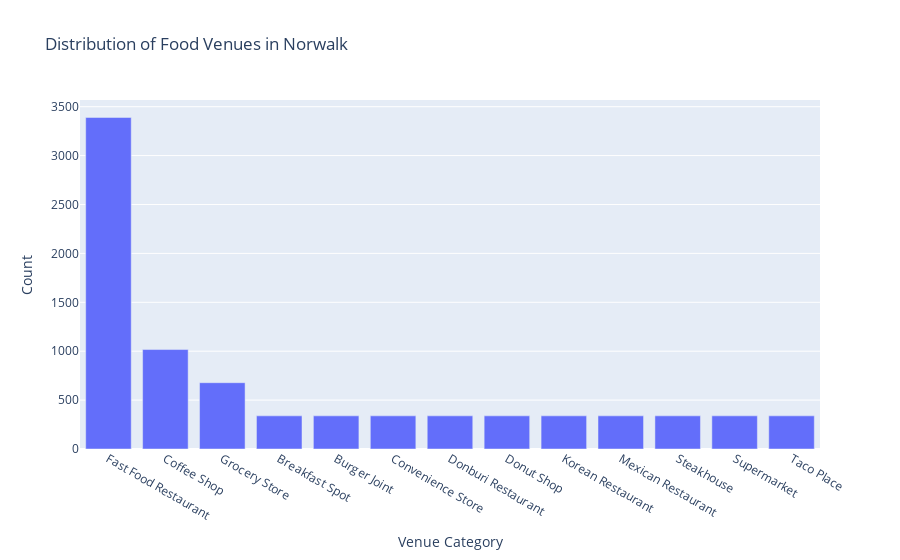

Write notebook code for a chart like this one.
### Code cell
import plotly.express as px
fig = px.bar(df_sorted, x="Venue Category", y="Count", title='Distribution of Food Venues in Norwalk')
fig.show()

### Figure 1 — Plotly figure (JSON) as saved in the notebook; plotly's stock layout.template omitted (floating-point values rounded to 4 significant figures)
{"data": [{"alignmentgroup": "True", "hovertemplate": "Venue Category=%{x}<br>Count=%{y}<extra></extra>", "legendgroup": "", "marker": {"color": "#636efa"}, "name": "", "offsetgroup": "", "orientation": "v", "showlegend": false, "textposition": "auto", "type": "bar", "x": ["Fast Food Restaurant", "Coffee Shop", "Grocery Store", "Breakfast Spot", "Burger Joint", "Convenience Store", "Donburi Restaurant", "Donut Shop", "Korean Restaurant", "Mexican Restaurant", "Steakhouse", "Supermarket", "Taco Place"], "xaxis": "x", "y": [3390, 1017, 678, 339, 339, 339, 339, 339, 339, 339, 339, 339, 339], "yaxis": "y"}], "layout": {"barmode": "relative", "legend": {"tracegroupgap": 0}, "title": {"text": "Distribution of Food Venues in Norwalk"}, "xaxis": {"anchor": "y", "domain": [0.0, 1.0], "title": {"text": "Venue Category"}}, "yaxis": {"anchor": "x", "domain": [0.0, 1.0], "title": {"text": "Count"}}}}
